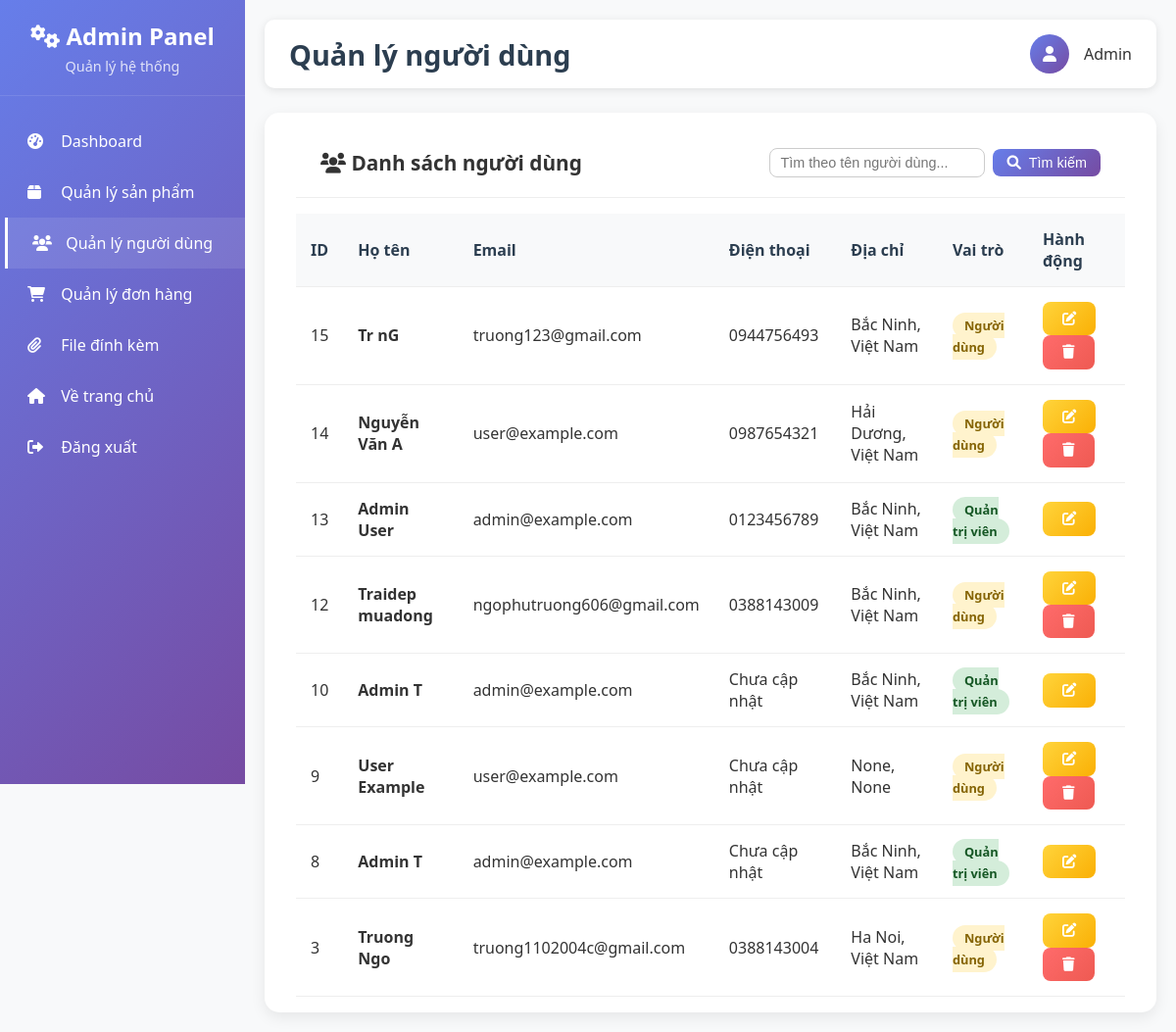
/admin/users (signed in), run on the app's committed database.
### tables this page shows
CREATE TABLE users 
		(userId INTEGER PRIMARY KEY, 
		password TEXT,
		email TEXT,
		firstName TEXT,
		lastName TEXT,
		address1 TEXT,
		address2 TEXT,
		zipcode TEXT,
		city TEXT,
		state TEXT,
		country TEXT, 
		phone TEXT
		, is_admin INTEGER DEFAULT 0, role TEXT DEFAULT 'user');

### routes/admin_routes.py (the view)
@admin_bp.route('/users')
@admin_required
def list_users():
    search_name = request.args.get('search_name', '').strip()
    sql = '''SELECT userId, email, firstName, lastName, phone, city, country, role
             FROM users'''
    params = []
    if search_name:
        sql += ' WHERE firstName LIKE ? OR lastName LIKE ?'
        like_pattern = f'%{search_name}%'
        params.extend([like_pattern, like_pattern])
    sql += ' ORDER BY userId DESC'
    try:
        with get_db_connection() as conn:
            cur = conn.cursor()
            cur.execute(sql, params)
            users = cur.fetchall()
        return render_template('admin/list_users.html', users=users, search_name=search_name)
    except Exception as e:
        flash(f"Lỗi khi tải danh sách người dùng: {str(e)}")
        return render_template('admin/list_users.html', users=[], search_name=search_name)

### app.py (called while the page is built)
def create_app():
    app = Flask(__name__)
    app.config.from_object(Config)
    if not os.path.exists(app.config['UPLOAD_FOLDER']):
        os.makedirs(app.config['UPLOAD_FOLDER'])
    register_blueprints(app)
    @app.context_processor
    def inject_template_vars():
        return {
            'url_for': url_for_wrapper
        }
    return app

def url_for_wrapper(endpoint, **values):
    from flask import url_for as flask_url_for
    route_mapping = {
        'root': 'main.root',
        'logout': 'auth.logout',
        'loginForm': 'auth.loginForm',
        'cart': 'cart.cart',
        'profileHome': 'profile.profileHome',
        'search': 'search.search',  # Map search route
        'displayCategory': 'search.search_by_category'  # Map category display
    }
    mapped_endpoint = route_mapping.get(endpoint, endpoint)
    try:
        return flask_url_for(mapped_endpoint, **values)
    except:
        try:
            return flask_url_for(endpoint, **values)
        except:
            return '#'

### routes/admin_routes.py (called while the page is built)
def is_admin(email):
    try:
        with get_db_connection() as conn:
            cur = conn.cursor()
            cur.execute("SELECT role FROM users WHERE email = ?", (email,))
            result = cur.fetchone()
            return result and result[0] == 'admin'
    except:
        return False

def admin_required(f):
    @wraps(f)
    def decorated_function(*args, **kwargs):
        if 'email' not in session:
            flash("Vui lòng đăng nhập để truy cập trang này.")
            return redirect(url_for('auth.loginForm'))
        if not is_admin(session['email']):
            flash("Bạn không có quyền truy cập trang này!")
            return redirect(url_for('main.root'))
        return f(*args, **kwargs)
    return decorated_function

### utils/database.py (called while the page is built)
@contextmanager
def get_db_connection():
    conn = sqlite3.connect(Config.DATABASE_PATH)
    try:
        yield conn
    except Exception as e:
        conn.rollback()
        raise e
    finally:
        conn.close()

### templates/admin/list_users.html (shortened to what this page needs)
{% extends "admin/base.html" %}
{% block page_title %}Quản lý người dùng{% endblock %}
{% block content %}
<div class="content-card" style="padding: 1rem 2rem;">
    <div class="card-header" style="display: flex; justify-content: space-between; align-items: center;">
        <h3><i class="fas fa-users"></i> Danh sách người dùng</h3>
        <form method="get" style="display: flex; align-items: center; gap: 0.5rem;">
            <input
                type="text"
                name="search_name"
                placeholder="Tìm theo tên người dùng..."
                value="{{ search_name|default('') }}"
                style="padding: 6px 10px; border: 1px solid #ccc; border-radius: 0.5rem; width: 220px; font-size: 0.9rem;"
                aria-label="Tìm theo tên người dùng" />
            <button type="submit" class="btn btn-primary" style="padding: 6px 14px;">
                <i class="fas fa-search"></i> Tìm kiếm
            </button>
        </form>
    </div>
    <div class="table-container" style="margin-top: 1rem;">
        <table>
            <thead>
                <tr>
                    <th>ID</th>
                    <th>Họ tên</th>
                    <th>Email</th>
                    <th>Điện thoại</th>
                    <th>Địa chỉ</th>
                    <th>Vai trò</th>
                    <th>Hành động</th>
                </tr>
            </thead>
            <tbody>
                {% for user in users %}
                <tr>
                    <td>{{ user[0] }}</td>
                    <td>
                        <strong>{{ user[2] }} {{ user[3] }}</strong>
                    </td>
                    <td>{{ user[1] }}</td>
                    <td>{{ user[4] or 'Chưa cập nhật' }}</td>
                    <td>{{ user[5] }}, {{ user[6] }}</td>
                    <td>
                        <span class="status-badge {% if user[7] == 'admin' %}status-completed{% else %}status-pending{% endif %}">
                            {{ 'Quản trị viên' if user[7] == 'admin' else 'Người dùng' }}
                        </span>
                    </td>
                    <td>
                        <a href="{{ url_for('admin.edit_user', userId=user[0]) }}"
                           class="btn btn-warning" style="margin-right: 5px;">
                            <i class="fas fa-edit"></i>
                        </a>
                        {% if user[7] != 'admin' %}
                        <form method="post" action="{{ url_for('admin.delete_user', userId=user[0]) }}"
                              style="display: inline;" onsubmit="return confirm('Bạn có chắc muốn xóa người dùng này?');">
                            <button type="submit" class="btn btn-danger">
                                <i class="fas fa-trash"></i>
                            </button>
                        </form>
                        {% endif %}
                    </td>
                </tr>
                {% endfor %}
            </tbody>
        </table>
    </div>
</div>
{% endblock %}

### templates/admin/base.html (style rules this page uses)
* { margin: 0; padding: 0; box-sizing: border-box; }
body { font-family: 'Segoe UI', Tahoma, Geneva, Verdana, sans-serif; background-color: #f8f9fa; color: #333; }
.content-card { background: white; border-radius: 15px; box-shadow: 0 5px 15px rgba(0,0,0,0.08); overflow: hidden; }
.card-header { padding: 20px 25px; border-bottom: 1px solid #eee; display: flex; justify-content: between; align-items: center; }
.card-header h3 { font-size: 1.3rem; font-weight: 600; }
.btn { padding: 10px 20px; border: none; border-radius: 8px; cursor: pointer; text-decoration: none; display: inline-flex; align-items: center; gap: 8px; font-size: 0.9rem; transition: all 0.3s ease; }
.btn-primary { background: linear-gradient(135deg, #667eea 0%, #764ba2 100%); color: white; }
.btn-danger { background: linear-gradient(135deg, #ff6b6b 0%, #ee5a52 100%); color: white; }
.btn-warning { background: linear-gradient(135deg, #ffd43b 0%, #fab005 100%); color: white; }
.table-container { overflow-x: auto; }
table { width: 100%; border-collapse: collapse; }
th, td { padding: 15px; text-align: left; border-bottom: 1px solid #eee; }
th { background-color: #f8f9fa; font-weight: 600; color: #2c3e50; }
.status-badge { padding: 4px 12px; border-radius: 20px; font-size: 0.8rem; font-weight: 600; }
.status-pending { background: #fff3cd; color: #856404; }
.status-completed { background: #d4edda; color: #155724; }

### data on the page
users: userId "15", firstName "Tr", lastName "nG", email "truong123@gmail.com", phone "0944756493", city "Bắc Ninh", country "Việt Nam", role "Người dùng"
users: userId "14", firstName "Nguyễn", lastName "Văn A", email "user@example.com", phone "0987654321", city "Hải Dương", country "Việt Nam", role "Người dùng"
users: userId "13", firstName "Admin", lastName "User", email "admin@example.com", phone "0123456789", city "Bắc Ninh", country "Việt Nam", role "Quản trị viên"
users: userId "12", firstName "Traidep", lastName "muadong", email "ngophutruong606@gmail.com", phone "0388143009", city "Bắc Ninh", country "Việt Nam", role "Người dùng"
users: userId "10", firstName "Admin", lastName "T", email "admin@example.com", phone "Chưa cập nhật", city "Bắc Ninh", country "Việt Nam", role "Quản trị viên"
users: userId "9", firstName "User", lastName "Example", email "user@example.com", user "Chưa cập nhật", user "None", role "Người dùng"
users: userId "8", firstName "Admin", lastName "T", email "admin@example.com", phone "Chưa cập nhật", city "Bắc Ninh", country "Việt Nam", role "Quản trị viên"
users: userId "3", firstName "Truong", lastName "Ngo", email "truong1102004c@gmail.com", phone "0388143004", city "Ha Noi", country "Việt Nam", role "Người dùng"
